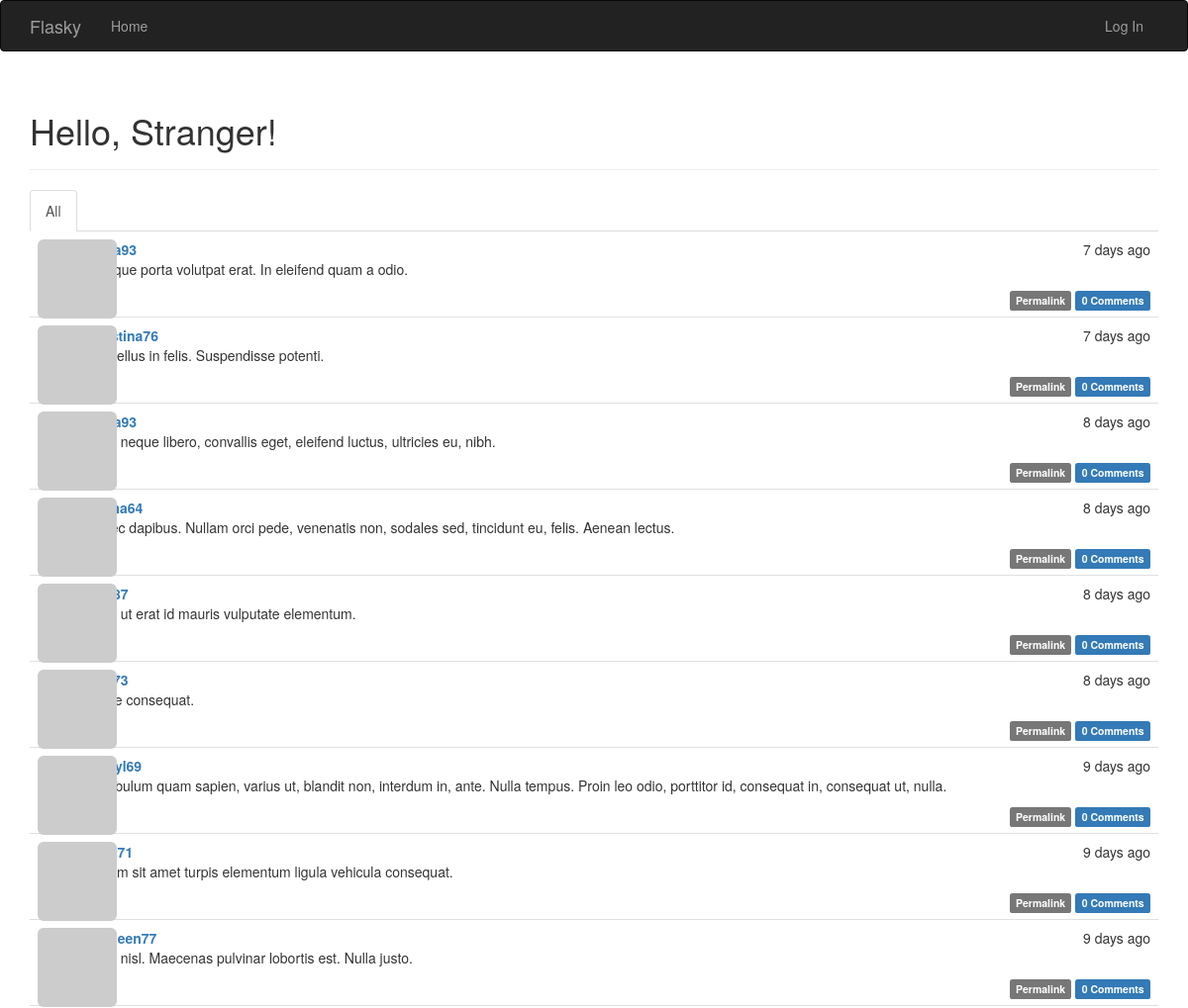
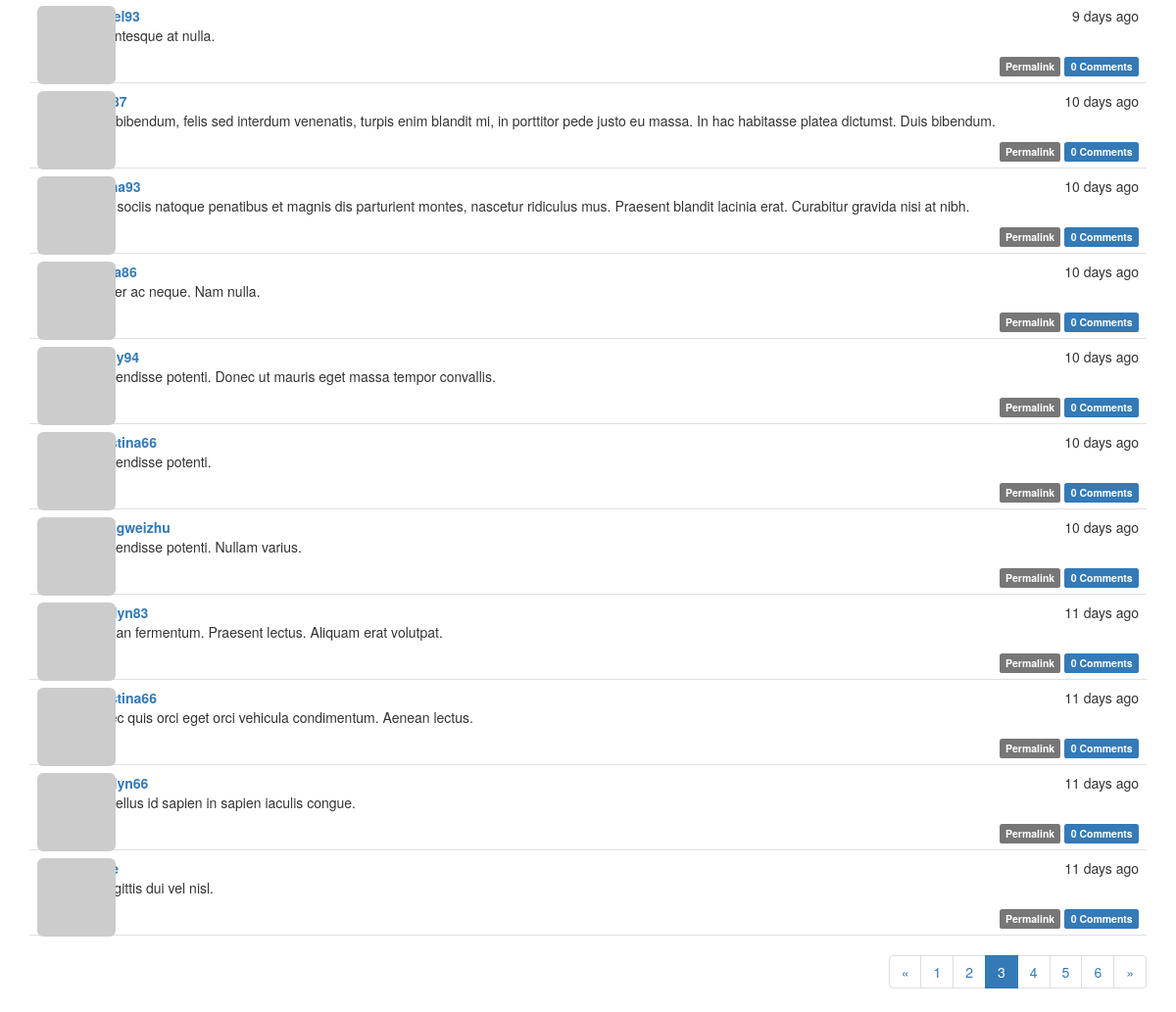
/?page=3, run on the app's committed database (2 pictures, top to bottom).
### app/models.py (models this page shows, shortened)
class Post(db.Model):
    __tablename__ = 'posts'
    id = db.Column(db.Integer, primary_key=True)
    body = db.Column(db.Text)
    body_html = db.Column(db.Text)
    timestamp = db.Column(db.DateTime, index=True, default=datetime.utcnow)
    author_id = db.Column(db.Integer, db.ForeignKey('users.id'))
    comments = db.relationship('Comment', backref='post', lazy='dynamic')

class User(UserMixin, db.Model):
    __tablename__ = 'users'
    id = db.Column(db.Integer, primary_key=True)
    email = db.Column(db.String(64), unique=True, index=True)
    username = db.Column(db.String(64), unique=True, index=True)
    role_id = db.Column(db.Integer, db.ForeignKey('roles.id'))
    password_hash = db.Column(db.String(128))
    confirmed = db.Column(db.Boolean, default=False)
    name = db.Column(db.String(64))
    location = db.Column(db.String(64))
    about_me = db.Column(db.Text())
    member_since = db.Column(db.DateTime(), default=datetime.utcnow)
    last_seen = db.Column(db.DateTime(), default=datetime.utcnow)
    avatar_hash = db.Column(db.String(32))
    posts = db.relationship('Post', backref='author', lazy='dynamic')
    followed = db.relationship('Follow',
                               foreign_keys=[Follow.follower_id],
                               backref=db.backref('follower', lazy='joined'),
                               lazy='dynamic',
                               cascade='all, delete-orphan')
    followers = db.relationship('Follow',
                                foreign_keys=[Follow.followed_id],
                                backref=db.backref('followed', lazy='joined'),
                                lazy='dynamic',
                                cascade='all, delete-orphan')
    comments = db.relationship('Comment', backref='author', lazy='dynamic')
    @property
    def password(self):
        raise AttributeError('password is not a readable attribute')
    def gravatar(self, size=100, default='identicon', rating='g'):
        if request.is_secure:
            url = 'https://secure.gravatar.com/avatar'
        else:
            url = 'http://www.gravatar.com/avatar'
        hash = self.avatar_hash or hashlib.md5(
            self.email.encode('utf-8')).hexdigest()
        return '{url}/{hash}?s={size}&d={default}&r={rating}'.format(
            url=url, hash=hash, size=size, default=default, rating=rating)

### app/main/views.py (the view)
@main.route('/', methods=['GET', 'POST'])
def index():
    form = PostForm()
    if current_user.can(Permission.WRITE_ARTICLES) and \
            form.validate_on_submit():
        post = Post(body=form.body.data,
                    author=current_user._get_current_object())
        db.session.add(post)
        return redirect(url_for('.index'))
    page = request.args.get('page', 1, type=int)
    show_followed = False
    if current_user.is_authenticated:
        show_followed = bool(request.cookies.get('show_followed', ''))
    if show_followed:
        query = current_user.followed_posts
    else:
        query = Post.query
    pagination = query.order_by(Post.timestamp.desc()).paginate(
        page,per_page=current_app.config['FLASKY_POSTS_PER_PAGE'],
        error_out=False)
    posts = pagination.items
    return render_template('index.html', form=form, posts=posts, show_followed=show_followed, pagination=pagination)

### app/auth/views.py (called while the page is built)
@auth.before_app_request
def before_request():
    if current_user.is_authenticated:
        current_user.ping()
        if not current_user.confirmed \
                and request.endpoint[:5] != 'auth.' \
                and request.endpoint != 'static':
            return redirect(url_for('auth.unconfirmed'))

### app/main/__init__.py (called while the page is built)
@main.app_context_processor
def inject_permissions():
    return dict(Permission=Permission)

### app/models.py (called while the page is built)
    def can(self, permissions):
        return False

    def is_administrator(self):
        return False

### app/templates/index.html (shortened to what this page needs)
{% extends "base.html" %}
{% import "bootstrap/wtf.html" as wtf %}
{% import "_macros.html" as macros %}
{% block page_content %}
<div class="page-header">
    <h1>Hello, {% if current_user.is_authenticated %}{{ current_user.username }}{% else %}Stranger{% endif %}!</h1>
</div>
    <div class="post-tabs">
        <ul class="nav nav-tabs">
            <li{% if not show_followed %} class="active"{% endif %}><a href="{{ url_for('.show_all') }}">All</a></li>
        </ul>
        {% include '_posts.html' %}
    </div>
    {% if pagination %}
        <div class="pagination">
            {{ macros.pagination_widget(pagination, '.index') }}
        </div>
    {% endif %}
{% endblock %}

### app/templates/_posts.html (shortened to what this page needs)
<ul class="posts">
    {% for post in posts %}
    <li class="post">
        <div class="post-thumbnail">
            <a href="{{ url_for('.user', username=post.author.username) }}">
                <img class="img-rounded profile-thumbnail" src="{{ post.author.gravatar(size=40) }}">
            </a>
        </div>
        <div class="post-content">
            <div class="post-date">{{ moment(post.timestamp).fromNow() }}</div>
            <div class="post-author"><a href="{{ url_for('.user', username=post.author.username) }}">{{ post.author.username }}</a></div>
                        <div class="post-body">
                {% if post.body_html %}
                    {{ post.body_html | safe }}
                {% else %}
                    {{ post.body }}
                {% endif %}
            </div>
            <div class="post-footer">
                <a href="{{ url_for('.post', id=post.id) }}">
                    <span class="label label-default">Permalink</span>
                </a>
                <a href="{{ url_for('.post', id=post.id) }}#comments">
                    <span class="label label-primary">{{ post.comments.count() }} Comments</span>
                </a>
            </div>
        </div>
    </li>
    {% endfor %}
</ul>

### app/static/styles.css (style rules this page uses)
.profile-thumbnail { position: absolute; }
div.post-tabs { margin-top: 16px; }
ul.posts { list-style-type: none; padding: 0px; margin: 16px 0px 0px 0px; border-top: 1px solid #e0e0e0; }
div.post-tabs ul.posts { margin: 0px; border-top: none; }
ul.posts li.post { padding: 8px; border-bottom: 1px solid #e0e0e0; }
div.post-date { float: right; }
div.post-author { font-weight: bold; }
div.post-thumbnail { position: absolute; }
div.post-content { margin-left: 48px; min-height: 48px; }
div.pagination { width: 100%; text-align: right; padding: 0px; margin: 0px; }
div.post-footer { text-align: right; }

### data on the page
Post: timestamp "7 days ago", body_html "Quisque porta volutpat erat. In eleifend quam a odio.", comments.count "0"
Post: timestamp "7 days ago", author.username "christina76", body_html "Phasellus in felis. Suspendisse potenti.", comments.count "0"
Post: timestamp "8 days ago", body_html "Nulla neque libero, convallis eget, eleifend luctus, ultricies eu, nibh.", comments.count "0"
Post: timestamp "8 days ago", body_html "Donec dapibus. Nullam orci pede, venenatis non, sodales sed, tincidunt eu, felis. Aenean lectus.", comments.count "0"
Post: timestamp "8 days ago", body_html "Nulla ut erat id mauris vulputate elementum.", comments.count "0"
Post: timestamp "8 days ago", body_html "Fusce consequat.", comments.count "0"
Post: timestamp "9 days ago", body_html "Vestibulum quam sapien, varius ut, blandit non, interdum in, ante. Nulla tempus. Proin leo odio, porttitor id, consequat in, consequat ut, nulla.", comments.count "0"
Post: timestamp "9 days ago", body_html "Nullam sit amet turpis elementum ligula vehicula consequat.", comments.count "0"
Post: timestamp "9 days ago", author.username "kathleen77", body_html "Nulla nisl. Maecenas pulvinar lobortis est. Nulla justo.", comments.count "0"
Post: timestamp "9 days ago", body_html "Pellentesque at nulla.", comments.count "0"
Post: timestamp "10 days ago", body_html "Duis bibendum, felis sed interdum venenatis, turpis enim blandit mi, in porttitor pede justo eu massa. In hac habitasse platea dictumst. Duis bibendum.", comments.count "0"
Post: timestamp "10 days ago", body_html "Cum sociis natoque penatibus et magnis dis parturient montes, nascetur ridiculus mus. Praesent blandit lacinia erat. Curabitur gravida nisi at nibh.", comments.count "0"
Post: timestamp "10 days ago", body_html "Integer ac neque. Nam nulla.", comments.count "0"
Post: timestamp "10 days ago", body_html "Suspendisse potenti. Donec ut mauris eget massa tempor convallis.", comments.count "0"
Post: timestamp "10 days ago", author.username "christina66", body_html "Suspendisse potenti.", comments.count "0"
Post: timestamp "10 days ago", author.username "shengweizhu", body_html "Suspendisse potenti. Nullam varius.", comments.count "0"
Post: timestamp "11 days ago", author.username "carolyn83", body_html "Aenean fermentum. Praesent lectus. Aliquam erat volutpat.", comments.count "0"
Post: timestamp "11 days ago", author.username "christina66", body_html "Donec quis orci eget orci vehicula condimentum. Aenean lectus.", comments.count "0"
Post: timestamp "11 days ago", author.username "carolyn66", body_html "Phasellus id sapien in sapien iaculis congue.", comments.count "0"
Post: timestamp "11 days ago", body_html "In sagittis dui vel nisl.", comments.count "0"

### other printed values
{{ p }} "1" "2" "4" "5" "6"
{{ p }} "3"
